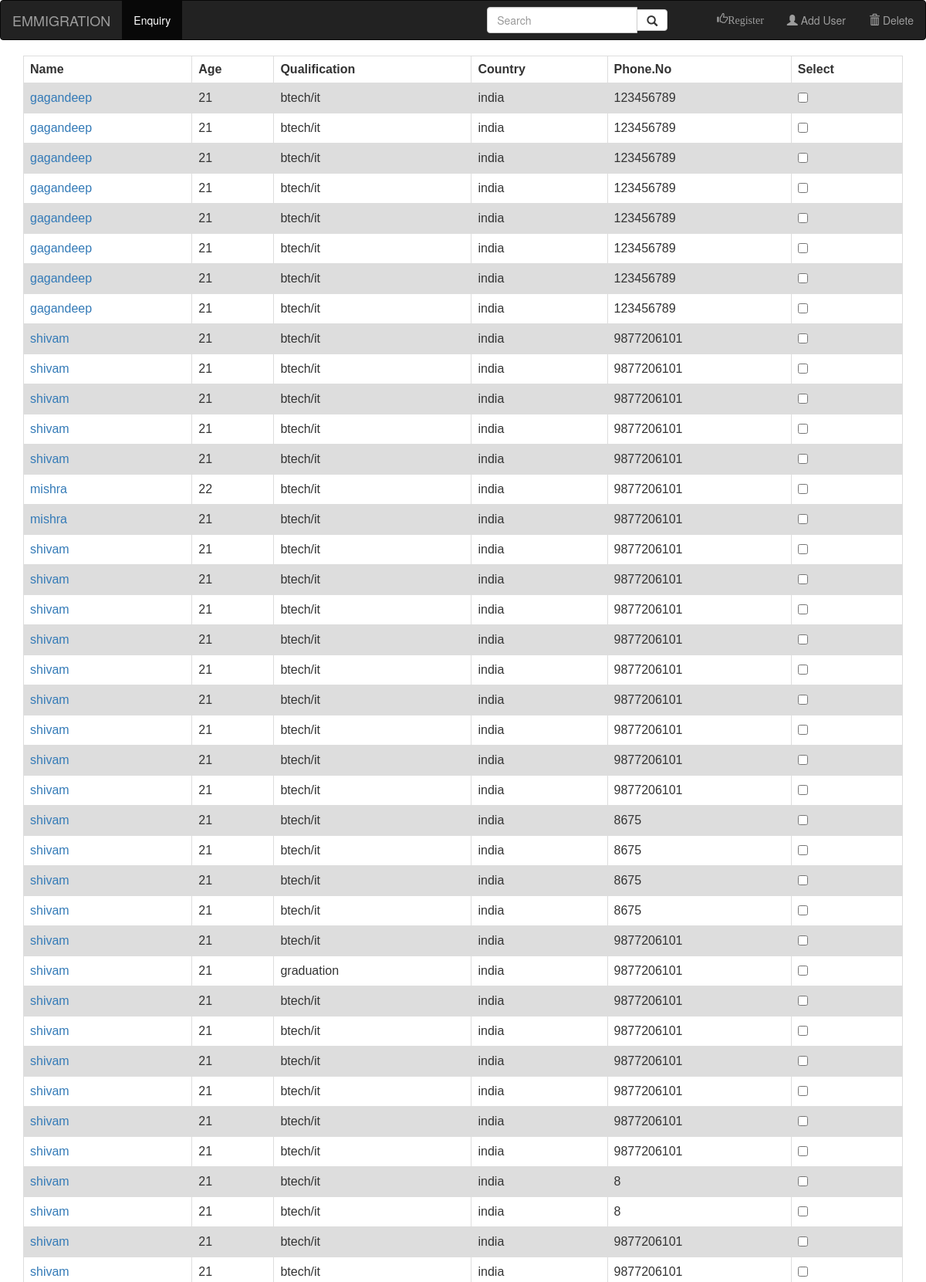
The page /product/enquiry/ (signed in, upper part) on the database its author committed.
### product/models.py (models this page shows)
class blog(models.Model):
    name=models.CharField(max_length=20)
    age=models.IntegerField()
    qualification=models.TextField()
    country=models.TextField()
    phone_no=models.IntegerField()

### product/views.py (the view)
# urls.py: path('enquiry/',views.enquiry,name='enquiry'),
@login_required
def enquiry(request):
    prdct=blog.objects
    return render(request,'product/enquiry.html',{'prdct':prdct})

### product/template/product/enquiry.html (shortened to what this page needs)
{% if user.is_authenticated %}
<html lang="en">
<head>
  <link rel="stylesheet" href="https://maxcdn.bootstrapcdn.com/bootstrap/3.4.1/css/bootstrap.min.css">
</head>
<body>
<nav class="navbar navbar-inverse">
  <div class="container-fluid">
    <div class="navbar-header">
      <a class="navbar-brand" href="{% url 'main' %}">EMMIGRATION</a>
    </div>
    <ul class="nav navbar-nav">
      <li class="active"><a href="{% url 'enquiry' %}">Enquiry</a></li>
      <li><a style='margin-right:320px' href="#"></a></li>
      <li><a href="#"></a></li>
    </ul>
    <ul class="nav navbar-nav navbar-right">
        <li><a href='{% url "registering" %}'><span class="glyphicon glyphicon-thumbs-up" >Register</span></a></li>
        <li><a href='{% url "create" %}'><span class="glyphicon glyphicon-user" ></span> Add User</a></li>
        <li><a href="{% url 'enquiry' %}" pk><span class="glyphicon glyphicon-trash" ></span> Delete</a></li>
    </ul>
    <form class="navbar-form navbar-left" method='POST' action="{% url 'search' %}">
      <div class="input-group">
        <input type="text" name="srh" class="form-control" placeholder="Search" name="search">
        <div class="input-group-btn">
          <button class="btn btn-default" type="submit">
            <i class="glyphicon glyphicon-search"></i>
          </button>
        </div>
      </div>
    </form>
  </div>
</nav>
<div class="container">
        <head>
                </head>
                <body>
                <table>
                  <tr>
                    <th>Name</th>
                    <th>Age</th>
                    <th>Qualification</th>
                    <th>Country</th>
                    <th>Phone.No</th>
                    <th>Select</th>
                  </tr>
                {% for prdcts in prdct.all %}
                    <tr>
                        <td><a href="{% url 'detail' prdcts.pk %}">{{prdcts.name}}</a></td>
                        <td>{{prdcts.age}}</td>
                        <td>{{prdcts.qualification}}</td>
                        <td>{{prdcts.country}}</td>
                        <td>{{prdcts.phone_no}}</td>
                        <td>
                          <label class="item">
                            <input type="checkbox" name="checkbox" value="{{prdcts.pk}}" >
                          </label>
                        </td>
                    </tr>
                {% endfor %}
{% endif %}
</div>
</body>
</html>

### product/template/product/enquiry.html (style rules this page uses)
table { font-family: arial, sans-serif; border-collapse: collapse; width: 100%; }
td, th { border: 1px solid #dddddd; text-align: left; padding: 8px; }
tr:nth-child(even) { background-color: #dddddd; }

### rows shown on the page
blog: name "gagandeep", age "21", qualification "btech/it", country "india", phone_no "123456789"
blog: name "gagandeep", age "21", qualification "btech/it", country "india", phone_no "123456789"
blog: name "gagandeep", age "21", qualification "btech/it", country "india", phone_no "123456789"
blog: name "gagandeep", age "21", qualification "btech/it", country "india", phone_no "123456789"
blog: name "gagandeep", age "21", qualification "btech/it", country "india", phone_no "123456789"
blog: name "gagandeep", age "21", qualification "btech/it", country "india", phone_no "123456789"
blog: name "gagandeep", age "21", qualification "btech/it", country "india", phone_no "123456789"
blog: name "gagandeep", age "21", qualification "btech/it", country "india", phone_no "123456789"
blog: name "shivam", age "21", qualification "btech/it", country "india", phone_no "9877206101"
blog: name "shivam", age "21", qualification "btech/it", country "india", phone_no "9877206101"
blog: name "shivam", age "21", qualification "btech/it", country "india", phone_no "9877206101"
blog: name "shivam", age "21", qualification "btech/it", country "india", phone_no "9877206101"
blog: name "shivam", age "21", qualification "btech/it", country "india", phone_no "9877206101"
blog: name "mishra", age "22", qualification "btech/it", country "india", phone_no "9877206101"
blog: name "mishra", age "21", qualification "btech/it", country "india", phone_no "9877206101"
blog: name "shivam", age "21", qualification "btech/it", country "india", phone_no "9877206101"
blog: name "shivam", age "21", qualification "btech/it", country "india", phone_no "9877206101"
blog: name "shivam", age "21", qualification "btech/it", country "india", phone_no "9877206101"
blog: name "shivam", age "21", qualification "btech/it", country "india", phone_no "9877206101"
blog: name "shivam", age "21", qualification "btech/it", country "india", phone_no "9877206101"
blog: name "shivam", age "21", qualification "btech/it", country "india", phone_no "9877206101"
blog: name "shivam", age "21", qualification "btech/it", country "india", phone_no "9877206101"
blog: name "shivam", age "21", qualification "btech/it", country "india", phone_no "9877206101"
blog: name "shivam", age "21", qualification "btech/it", country "india", phone_no "9877206101"
blog: name "shivam", age "21", qualification "btech/it", country "india", phone_no "8675"
blog: name "shivam", age "21", qualification "btech/it", country "india", phone_no "8675"
blog: name "shivam", age "21", qualification "btech/it", country "india", phone_no "8675"
blog: name "shivam", age "21", qualification "btech/it", country "india", phone_no "8675"
blog: name "shivam", age "21", qualification "btech/it", country "india", phone_no "9877206101"
blog: name "shivam", age "21", qualification "graduation", country "india", phone_no "9877206101"
blog: name "shivam", age "21", qualification "btech/it", country "india", phone_no "9877206101"
blog: name "shivam", age "21", qualification "btech/it", country "india", phone_no "9877206101"
blog: name "shivam", age "21", qualification "btech/it", country "india", phone_no "9877206101"
blog: name "shivam", age "21", qualification "btech/it", country "india", phone_no "9877206101"
blog: name "shivam", age "21", qualification "btech/it", country "india", phone_no "9877206101"
blog: name "shivam", age "21", qualification "btech/it", country "india", phone_no "9877206101"
blog: name "shivam", age "21", qualification "btech/it", country "india", phone_no "8"
blog: name "shivam", age "21", qualification "btech/it", country "india", phone_no "8"
blog: name "shivam", age "21", qualification "btech/it", country "india", phone_no "9877206101"
blog: name "shivam", age "21", qualification "btech/it", country "india", phone_no "9877206101"
